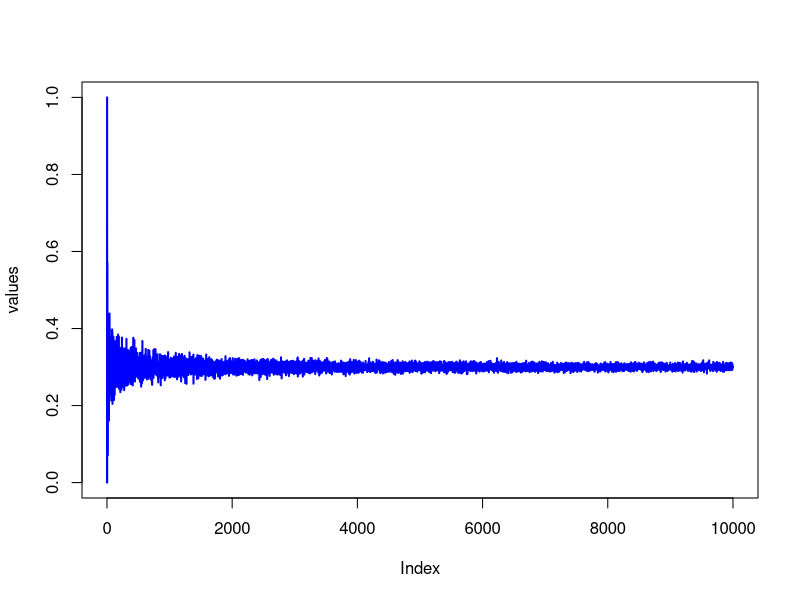
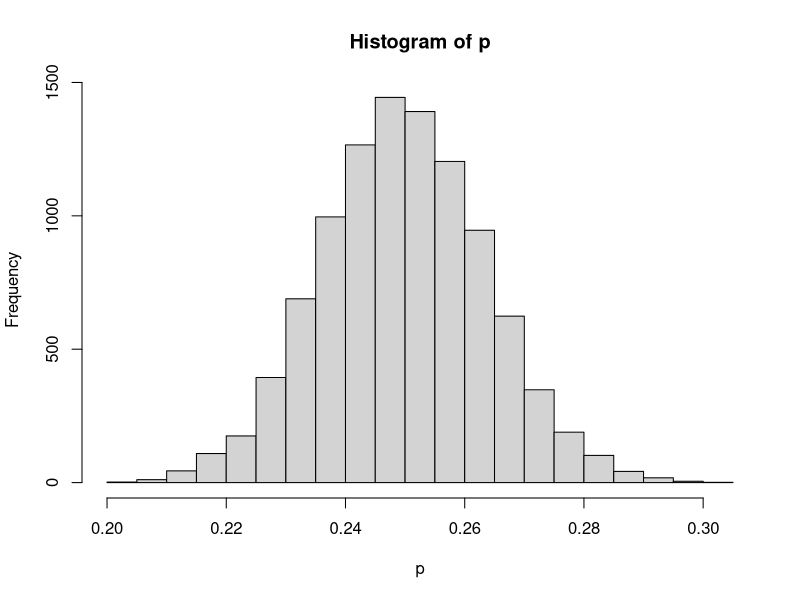
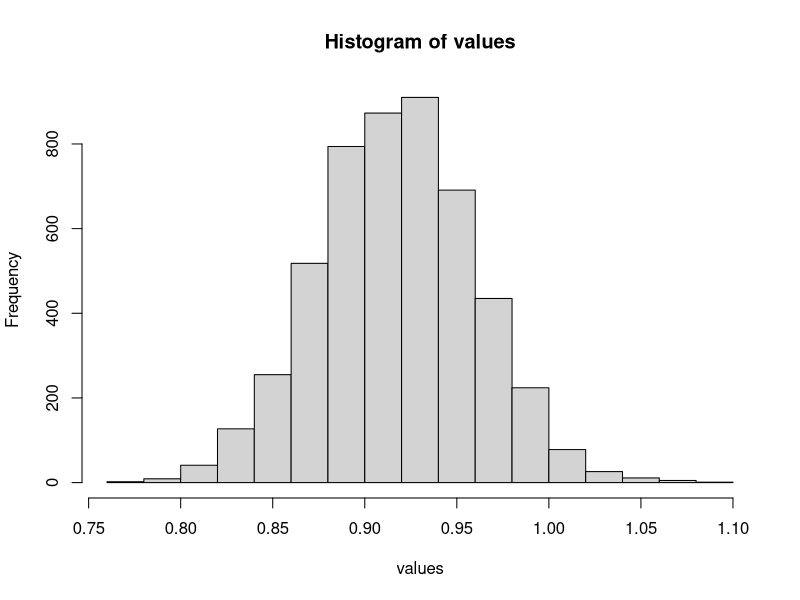
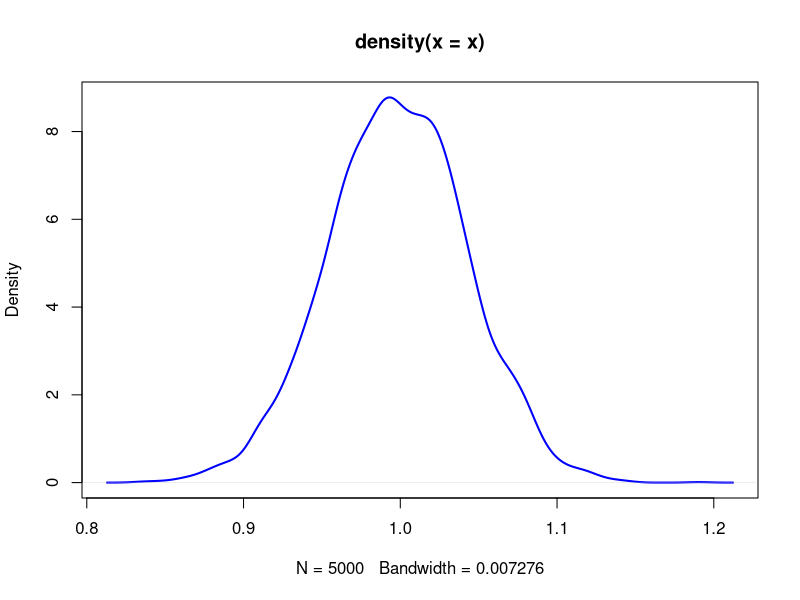
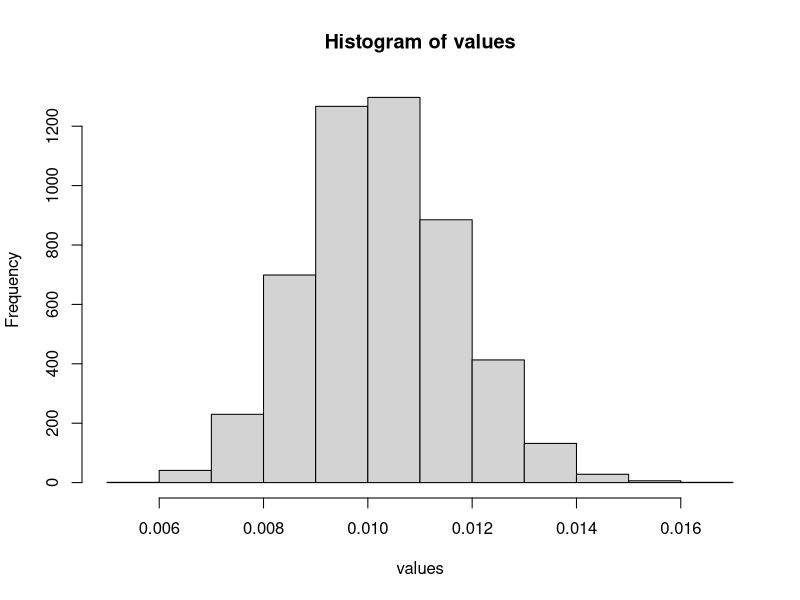

The R source for these figures, in order:

#==== THURSDAY, 02/07/2019 =====================================================





#=== Illustrating the law of large numbers
n <- 10000
values <- rep(0, n)
theta = 0.3

for(i in 1:n){
  x = rbinom(i, 1, prob=theta)
  values[i] = mean(x)
}

plot(values, lwd = 2, type="l", col="blue")



#=== The Central Limit Theorem: distn of the estimator will approximate a
# normal distn. (For example, x_bar ~ Normal(mu, sigma^2/n))

# Make draws from a binomial distribution
m = 10000
n = 1000
theta = 0.25
x = rbinom(m,n,prob = theta)
p = x/n
hist(p)
# The histogram should be centered around 0.25 and look approx normal.
# We're creating the pt est for p






#=== The bootstrap: resampling from the data with replacment.

# The Universe, Mother nature, the tao, etc. gives a single statistician a
# sample of data.
n = 500
data = rexp(n = 500)  # data from an exponential distn

# Now the statistican uses the Bootstrap algorithm to approxmiate the sampling
# distribution
artDat <- list()
m = 5000
values = rep(0,m)

for(i in 1:m){
  
  artDat[[i]] = sample(data,n,replace = TRUE)
  values[i] = mean(artDat[[i]])
}

hist(values)
# Nice, this looks very close to looking normal.

x = rnorm(m, mean = 1, sd = 1/sqrt(500))
plot(density(x), lwd = 2, type = "l", col = "blue")




#=== TESTING AGAIN WITH THE GAMMA DISTN
n = 5000
data = rgamma(n, shape = 0.01, rate = 1)


for(i in 1:m){
  
  artDat[[i]] = sample(data,n,replace = TRUE)
  values[i] = mean(artDat[[i]])
}

hist(values)  # As n -> infinity the histogram becomes more normal






#=== NOW WITH TIME SERIES MODELING: BOOTSTRAPPING THE EPSILON TERMS
# x_t = (phi)*(x_{t-1}) + eps_t



























